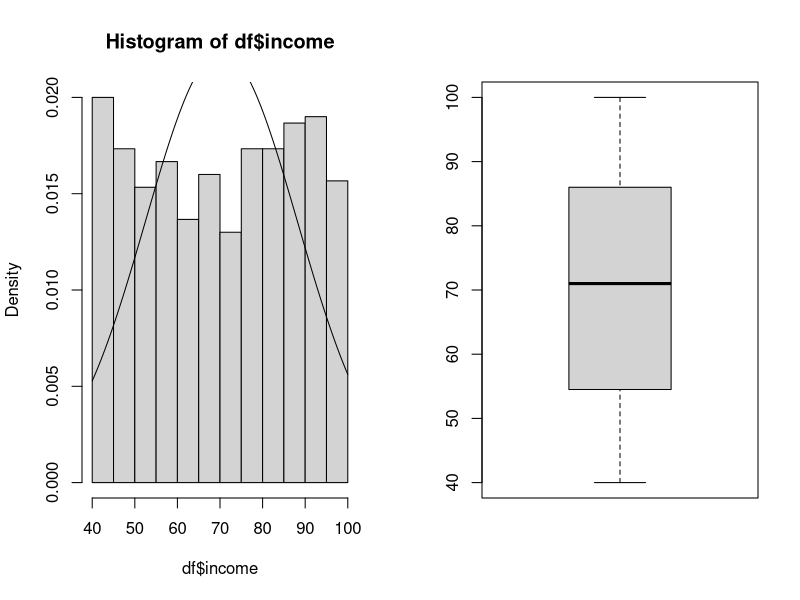

This chart was generated by the following R code:
#Licensed under the Apache License, Version 2.0 (the "License");
# you may not use this file except in compliance with the License.
# You may obtain a copy of the License at
#
# https://www.apache.org/licenses/LICENSE-2.0
#
# Unless required by applicable law or agreed to in writing, software
# distributed under the License is distributed on an "AS IS" BASIS,
# WITHOUT WARRANTIES OR CONDITIONS OF ANY KIND, either express or implied.
# See the License for the specific language governing permissions and
# limitations under the License.

#Import libraries
library(readr)
library(car)
library(ggplot2)

# Directory path
dir <- "C:/Users/COME/Downloads/Master Degree/Coding/Analisis/Data Analisis/data_analysis_r/"

# Set working directory
setwd(dir)

df <- read_csv("incomes.csv")
View(df)
attach(df)


# Rename columns in dataset
colnames(df) <- c('order','category','sex','income')

# Format variables
df$order <- as.numeric(df$order)
df$category <- as.factor(df$category)
df$sex <- as.factor(df$sex)
df$income <- as.numeric(df$income)

# Display income distribuition chart (histogram)
win.graph()
par(mfrow=c(1,2))
hist(df$income,freq = F)
curve(dnorm(x,mean(df$income),sd(df$income)),add=T)
shapiro.test(df$income)


#  Display income distribuition Boxplot 
boxplot(df$income)

# split data set by sex
m = df[sex="M"]
f = df[sex="F"]

# Testing hypothesis at a 95% confidence level, that male staff income are similarly to female staff
t.test(m[,"income"],f[,"income"],conf.level = 0.95)

# Parametric test for income 
df2 <- cbind(m[,"income"],f[,"income"])

# Chi-square test
chisq.test(df2)

# Testing hypothesis at a 95% confidence level, that male staff income are similarly to female staff

#Anova test
mdl <- aov(formula = income ~ category, data = df)

# Print result
mdl

# Print summary
summary(mdl)

# ================Let's check if some assumptions are met=====================
# Homogeneity
leveneTest(income ~ category, data = df)

# Normality of residues
shapiro.test(resid(mdl))

# Pair-wise comparison of averages
TukeyHSD(mdl)


# Non parametric test for income  
kruskal.test(category, income, data = df, conf.level = 0.95)
